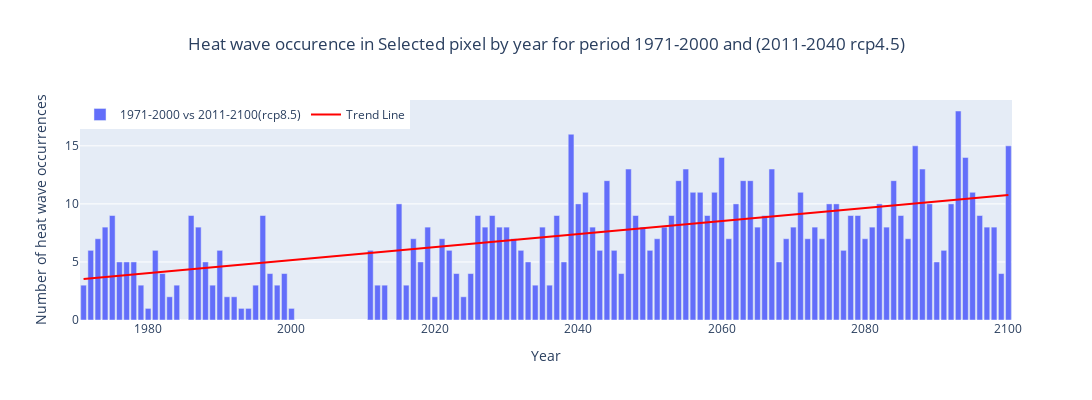

Source (notebook cell):
### Markdown cell above
We compare the heat wave occurence in the observed period (1971-2000) and projection (2011-2040) for choosen rcp. We selected these period because these ale the most used climate period by CDS.

### Code cell
# This code plots the heat-wave occurrence for the selected point for years 
# merge past and future
b = pixel_values_hy + pixel_values_p1y_45 + pixel_values_p2y_45 + pixel_values_p3y_45
t = pixel_values_hy + pixel_values_p1y_85 + pixel_values_p2y_85 + pixel_values_p3y_85
# This is x and y of the regression line
bar = b
yearh=list(range(1971, 2001))
yearp1=list(range(2011, 2101))
g=yearh+yearp1
year = g
#Creating a data frame out of series
df = pd.DataFrame({'year': year,'bar': bar})
x = df['year'].astype(int).values.reshape(-1, 1)
y = df['bar'].values
# Calling a function for linear regression
model = LinearRegression()
model.fit(x, y)
y_pred = model.predict(x)
fig = go.Figure()
#Adding a shape of graph
fig.add_trace(go.Bar(x=df['year'], y=df['bar'], name='1971-2000 vs 2011-2100(rcp8.5)'))
fig.add_trace(go.Scatter(x=df['year'], y=y_pred, mode='lines', name='Trend Line', line=dict(color='red')))
# Adding a description of graph
fig.update_layout(title='Heat wave occurence in Selected pixel by year for period 1971-2000 and 2011-2100 rcp4.5', title_x = 0.5,
                  xaxis_title='Year',
                  yaxis_title='Number of heat wave occurrences',
                  showlegend=True,
                  legend=dict(x=0, y=1, traceorder='normal', orientation='h'),
                  barmode='stack',
                  width=1100,
                  height=400)
fig.show()

### Figure 1 — Plotly figure (JSON) as saved in the notebook; plotly's stock layout.template omitted (floating-point values rounded to 4 significant figures)
{"data": [{"name": "1971-2000 vs 2011-2100(rcp8.5)", "type": "bar", "x": [1971, 1972, 1973, 1974, 1975, 1976, 1977, 1978, 1979, 1980, 1981, 1982, 1983, 1984, 1985, 1986, 1987, 1988, 1989, 1990, 1991, 1992, 1993, 1994, 1995, 1996, 1997, 1998, 1999, 2000, 2011, 2012, 2013, 2014, 2015, 2016, 2017, 2018, 2019, 2020, 2021, 2022, 2023, 2024, 2025, 2026, 2027, 2028, 2029, 2030, 2031, 2032, 2033, 2034, 2035, 2036, 2037, 2038, 2039, 2040, 2041, 2042, 2043, 2044, 2045, 2046, 2047, 2048, 2049, 2050, 2051, 2052, 2053, 2054, 2055, 2056, 2057, 2058, 2059, 2060, 2061, 2062, 2063, 2064, 2065, 2066, 2067, 2068, 2069, 2070, 2071, 2072, 2073, 2074, 2075, 2076, 2077, 2078, 2079, 2080, 2081, 2082, 2083, 2084, 2085, 2086, 2087, 2088, 2089, 2090, 2091, 2092, 2093, 2094, 2095, 2096, 2097, 2098, 2099, 2100], "y": [3, 6, 7, 8, 9, 5, 5, 5, 3, 1, 6, 4, 2, 3, 0, 9, 8, 5, 3, 6, 2, 2, 1, 1, 3, 9, 4, 3, 4, 1, 6, 3, 3, 0, 10, 3, 7, 5, 8, 2, 7, 6, 4, 2, 4, 9, 8, 9, 8, 8, 7, 6, 5, 3, 8, 3, 9, 5, 16, 10, 11, 8, 6, 12, 6, 4, 13, 9, 8, 6, 7, 8, 9, 12, 13, 11, 11, 9, 11, 14, 7, 10, 12, 12, 8, 9, 13, 5, 7, 8, 11, 7, 8, 7, 10, 10, 6, 9, 9, 7, 8, 10, 8, 12, 9, 7, 15, 13, 10, 5, 6, 10, 18, 14, 11, 9, 8, 8, 4, 15]}, {"line": {"color": "red"}, "mode": "lines", "name": "Trend Line", "type": "scatter", "x": [1971, 1972, 1973, 1974, 1975, 1976, 1977, 1978, 1979, 1980, 1981, 1982, 1983, 1984, 1985, 1986, 1987, 1988, 1989, 1990, 1991, 1992, 1993, 1994, 1995, 1996, 1997, 1998, 1999, 2000, 2011, 2012, 2013, 2014, 2015, 2016, 2017, 2018, 2019, 2020, 2021, 2022, 2023, 2024, 2025, 2026, 2027, 2028, 2029, 2030, 2031, 2032, 2033, 2034, 2035, 2036, 2037, 2038, 2039, 2040, 2041, 2042, 2043, 2044, 2045, 2046, 2047, 2048, 2049, 2050, 2051, 2052, 2053, 2054, 2055, 2056, 2057, 2058, 2059, 2060, 2061, 2062, 2063, 2064, 2065, 2066, 2067, 2068, 2069, 2070, 2071, 2072, 2073, 2074, 2075, 2076, 2077, 2078, 2079, 2080, 2081, 2082, 2083, 2084, 2085, 2086, 2087, 2088, 2089, 2090, 2091, 2092, 2093, 2094, 2095, 2096, 2097, 2098, 2099, 2100], "y": [3.527, 3.583, 3.639, 3.695, 3.751, 3.808, 3.864, 3.92, 3.976, 4.032, 4.089, 4.145, 4.201, 4.257, 4.313, 4.37, 4.426, 4.482, 4.538, 4.594, 4.651, 4.707, 4.763, 4.819, 4.875, 4.932, 4.988, 5.044, 5.1, 5.156, 5.774, 5.831, 5.887, 5.943, 5.999, 6.055, 6.112, 6.168, 6.224, 6.28, 6.336, 6.393, 6.449, 6.505, 6.561, 6.617, 6.674, 6.73, 6.786, 6.842, 6.898, 6.955, 7.011, 7.067, 7.123, 7.179, 7.235, 7.292, 7.348, 7.404, 7.46, 7.516, 7.573, 7.629, 7.685, 7.741, 7.797, 7.854, 7.91, 7.966, 8.022, 8.078, 8.135, 8.191, 8.247, 8.303, 8.359, 8.416, 8.472, 8.528, 8.584, 8.64, 8.697, 8.753, 8.809, 8.865, 8.921, 8.977, 9.034, 9.09, 9.146, 9.202, 9.258, 9.315, 9.371, 9.427, 9.483, 9.539, 9.596, 9.652, 9.708, 9.764, 9.82, 9.877, 9.933, 9.989, 10.05, 10.1, 10.16, 10.21, 10.27, 10.33, 10.38, 10.44, 10.49, 10.55, 10.61, 10.66, 10.72, 10.78]}], "layout": {"barmode": "stack", "height": 400, "legend": {"orientation": "h", "traceorder": "normal", "x": 0, "y": 1}, "showlegend": true, "title": {"text": "Heat wave occurence in Selected pixel by year for period 1971-2000 and (2011-2040 rcp4.5)", "x": 0.5}, "width": 1100, "xaxis": {"autorange": true, "range": [1970.0, 2100.0], "title": {"text": "Year"}, "type": "linear"}, "yaxis": {"autorange": true, "range": [0, 18.95], "title": {"text": "Number of heat wave occurrences"}, "type": "linear"}}}
